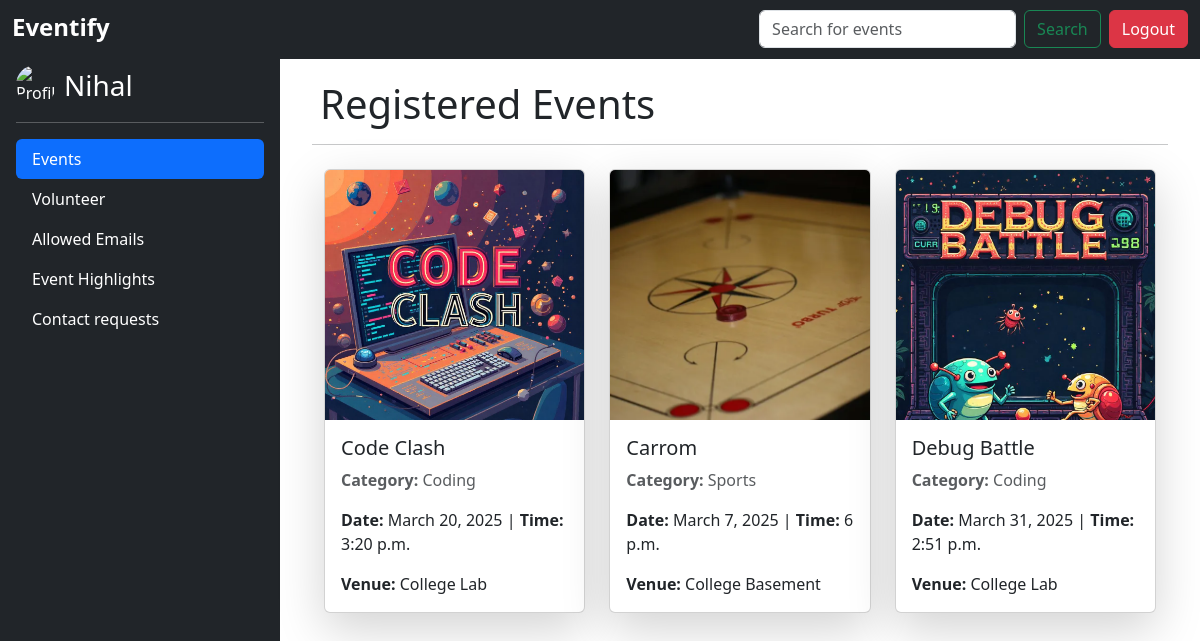
/registered_events/ (signed in), run on an earlier commit of the app's database.
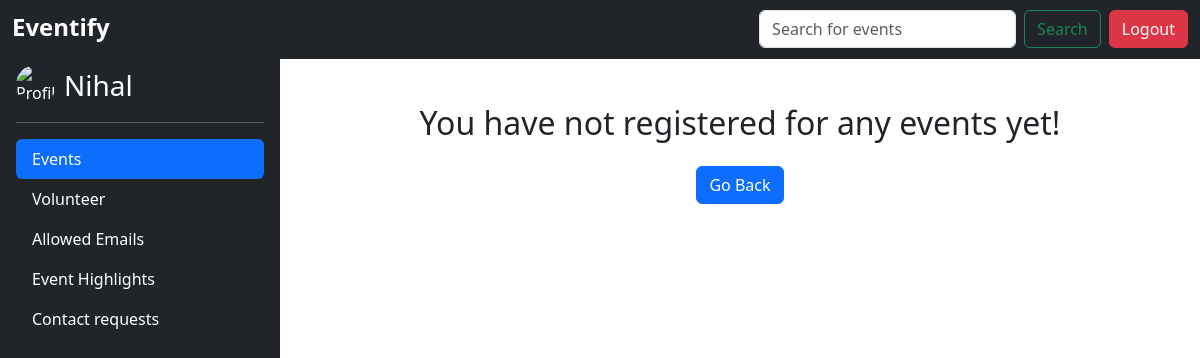
And on a later commit of the database.
### events/models.py (models this page shows, shortened)
class Event(models.Model):
    EVENT_CATEGORIES = [
        ('Coding', 'Coding Competition'),
        ('Sports', 'Sports Event'),
        ('Cultural', 'Cultural Event'),
        ('Other', 'Other'),
    ]
    name = models.CharField(max_length=255)
    description = models.TextField()
    category = models.CharField(max_length=20, choices=EVENT_CATEGORIES)
    date = models.DateField()
    time = models.TimeField()
    venue = models.CharField(max_length=255)
    image = models.ImageField(upload_to='event_images/', blank=True, null=True)
    min_players = models.PositiveIntegerField(default=1)
    max_players = models.PositiveIntegerField(default=1)
    created_at = models.DateTimeField(auto_now_add=True)
    rule_book = models.FileField(upload_to='rule_books/', blank=True, null=True)
    volunteer_requirement = models.PositiveIntegerField(default=0)
    registration_deadline = models.DateTimeField(null=True, blank=True)

### events/views.py (the view)
# urls.py: path('registered_events/', views.registered_events, name='registered_events'),
@login_required
def registered_events(request):
    registrations = EventRegistration.objects.filter(user=request.user)
    registered_events = [registration.event for registration in registrations]
    return render(request, 'registered_events.html', {'registered_events': registered_events})

### events/templates/registered_events.html (shortened to what this page needs)
{% extends "base.html" %}
{% load static %}
{% block content %}
{% if registered_events %}
<h1 class="mt-4 ms-2">Registered Events</h1>
<hr>
<div class="container mt-4">
    <div class="row">
        {% for event in registered_events %}
        <div class="col-md-4 mb-3">
            <div class="card shadow-lg">
                <a href="{% url 'event_detail' event.id %}">
                    {% if event.image %}
                    <img src="{{ event.image.url }}" class="card-img-top" alt="{{ event.name }}">
                    {% else %}
                    <img src="https://via.placeholder.com/400x200?text=No+Image" class="card-img-top" alt="No Image Available">
                    {% endif %}
                </a>
                <div class="card-body">
                    <h5 class="card-title d-flex justify-content-between align-items-center">
                        {{ event.name }}
                    </h5>
                    <p class="card-text text-muted"><strong>Category:</strong> {{ event.category }}</p>
                    <p class="card-text"><strong>Date:</strong> {{ event.date }} | <strong>Time:</strong> {{ event.time }}</p>
                    <p class="card-text"><strong>Venue:</strong> {{ event.venue }}</p>
                </div>
            </div>
        </div>
        {% endfor %}
    </div>
</div>
{% else %}
<div class='d-flex flex-column align-items-center mt-5'>
    <h2>You have not registered for any events yet!</h2>
    <button class="btn btn-primary mt-3" onclick="window.location.href='{% url 'event_list' %}'">Go Back</button>
{% endif %}
{% endblock %}

What changed in the data, as far as the page shows it:
removed Event: image (picture), name "Code Clash", category "Coding", date "March 20, 2025", time "3:20 p.m.", venue "College Lab"
removed Event: image (picture), name "Carrom", category "Sports", date "March 7, 2025", time "6 p.m.", venue "College Basement"
removed Event: image (picture), name "Debug Battle", category "Coding", date "March 31, 2025", time "2:51 p.m.", venue "College Lab"
Also different on the page:
text no longer shown: "Registered Events"
text now shown: "You have not registered for any events yet! Go Back"
